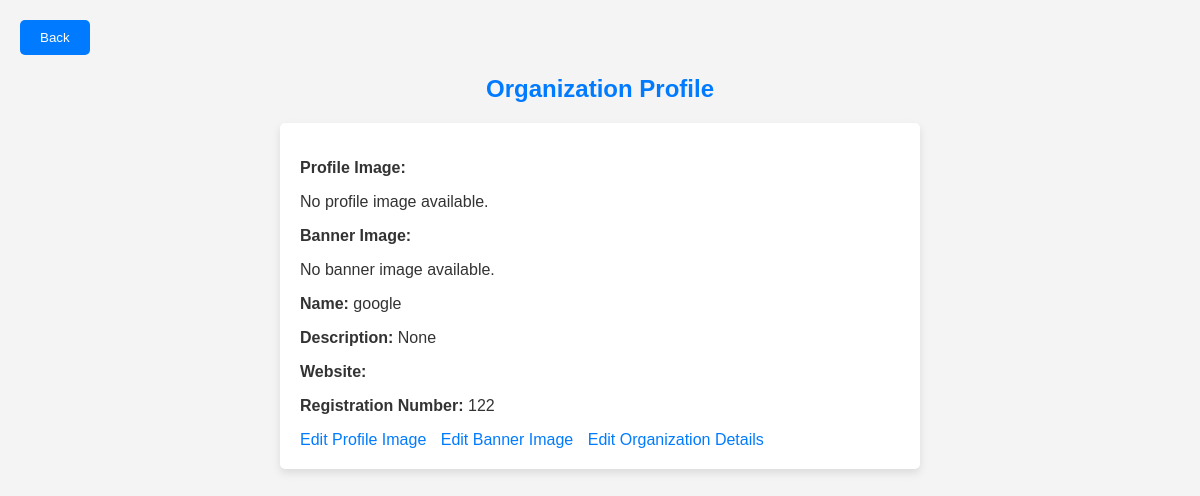
Screenshot of /organizations/profile/ (signed in) with the database file from the repository.
### organizations/models.py (models this page shows, shortened)
class Organization(models.Model):
    user = models.OneToOneField(User, on_delete=models.CASCADE)
    name = models.CharField(max_length=255)
    description = models.TextField(blank=True, null=True)
    website = models.URLField()
    registration_number = models.CharField(max_length=100)
    profile_image = models.ImageField(upload_to='profile_images/', blank=True, null=True)
    banner_image = models.ImageField(upload_to='banner_images/', blank=True, null=True)
    created_at = models.DateTimeField(auto_now_add=True)  # ✅ Keep only auto_now_add
    updated_at = models.DateTimeField(auto_now=True)

### organizations/views.py (the view)
# urls.py: path('profile/', views.organization_profile_view, name='organization_profile_view'),
@login_required
def organization_profile_view(request):
    organization, created = Organization.objects.get_or_create(user=request.user)
    return render(request, 'organizations/profile_view.html', {'organization': organization})

### templates/organizations/profile_view.html (shortened to what this page needs)
<!DOCTYPE html>
<html>
<head>
</head>
<body>
    <div class="btn">
        <a href="{% url 'organization_dashboard' %}"><button>Back</button></a>
    </div>
    <h2>Organization Profile</h2>
    <div class="profile-container">
        <div class="profile-item">
            <p><strong>Profile Image:</strong></p>
            {% if organization.profile_image %}
                <img src="{{ organization.profile_image.url }}" alt="Profile Image">
            {% else %}
                <p>No profile image available.</p>
            {% endif %}
        </div>
        <div class="profile-item">
            <p><strong>Banner Image:</strong></p>
            {% if organization.banner_image %}
                <img src="{{ organization.banner_image.url }}" alt="Banner Image">
            {% else %}
                <p>No banner image available.</p>
            {% endif %}
        </div>
        <div class="profile-item">
            <p><strong>Name:</strong> {{ organization.name }}</p>
        </div>
        <div class="profile-item">
            <p><strong>Description:</strong> {{ organization.description }}</p>
        </div>
        <div class="profile-item">
            <p><strong>Website:</strong> <a href="{{ organization.website }}">{{ organization.website }}</a></p>
        </div>
        <div class="profile-item">
            <p><strong>Registration Number:</strong> {{ organization.registration_number }}</p>
        </div>
        <div class="profile-links">
            <a href="{% url 'organization_profile_image_update' %}">Edit Profile Image</a>
            <a href="{% url 'organization_banner_image_update' %}">Edit Banner Image</a>
            <a href="{% url 'organization_details_update' %}">Edit Organization Details</a>
        </div>
    </div>
</body>
</html>

### templates/organizations/profile_view.html (style rules this page uses)
body { font-family: Arial, sans-serif; background-color: #f4f4f4; color: #333; margin: 0; padding: 0; }
.btn { margin: 20px; }
.btn a { text-decoration: none; }
.btn button { background-color: #007bff; color: #fff; border: none; padding: 10px 20px; border-radius: 5px; cursor: pointer; }
h2 { text-align: center; color: #007bff; margin-top: 20px; }
.profile-container { width: 50%; margin: 0 auto; padding: 20px; background: #fff; border-radius: 5px; box-shadow: 0 4px 8px rgba(0, 0, 0, 0.1); }
.profile-item { margin: 10px 0; }
.profile-links a { color: #007bff; text-decoration: none; margin-right: 10px; }

### rows the page displays
Organization: name "google", description "None", registration_number "122"
